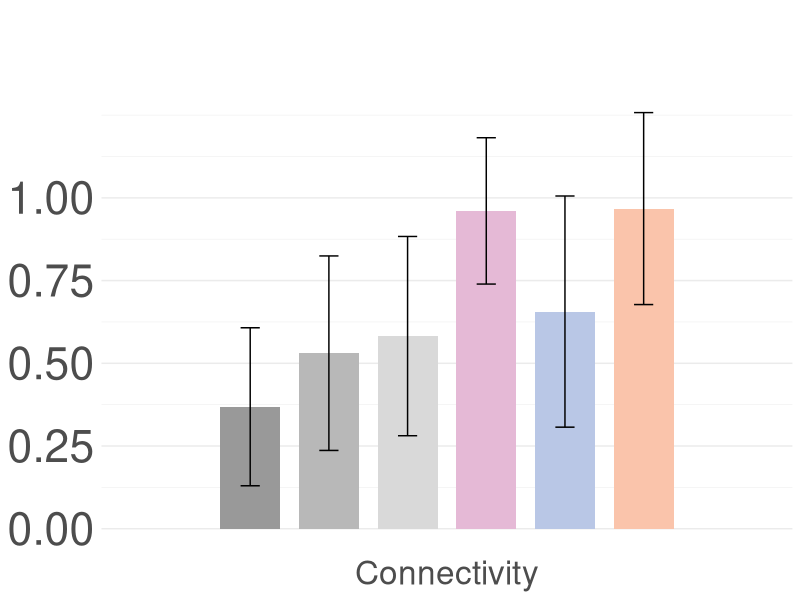

Source code (R):
## ---- chunk 1
knitr::opts_chunk$set(echo = TRUE)
## ---- chunk 2
library(dplyr)
library(tidyr)
library(ggplot2)

# read infant and null full graph stats
# Observed infant data
df_infant <- read.csv("../../data/PanelC/RGB_graphs/graphs_infant_RGB_10pct.csv", na.strings = c("", "NA"))
 # Geometric null
df_G_null <- read.csv("../../data/PanelC/RGB_graphs/graphs_null_RGB_10pct.csv", na.strings = c("", "NA"))
# Space-only null
df_S_null <- read.csv("../../data/PanelC/RGB_graphs/chunkedK1_label_shuffling_graphs_null_RGB_10pct.csv", na.strings = c("", "NA"))
# Space-Time null
df_ST_null <- read.csv("../../data/PanelC/RGB_graphs/chunkedK6_label_shuffling_graphs_null_RGB_10pct.csv", na.strings = c("", "NA"))

# read R1-R1 and O-O subgraph stats
# partition by R1 or O nodes (node-induced)
df_subgraph <- read.csv("../../data/PanelC/RGB_graphs/SUBgraphs_RGB_10pct_nodeInd_R1.csv", na.strings = c("", "NA"))
df_OO_R1O <- read.csv("../../data/PanelC/RGB_graphs/SUBgraphs_RGB_10pct_nodeInd_O.csv", na.strings = c("", "NA"))

# but that partition is not possible for R1-O, so we must partition by edges that have R1 and O as endpoints or R1 and R1 (edge-induced)
# df_subgraph <- read.csv("../../data/PanelC/RGB_graphs/SUBgraphs_RGB_10pct_edgeInd_R1R1.csv", na.strings = c("", "NA"))
# df_OO_R1O <- read.csv("../../data/PanelC/RGB_graphs/SUBgraphs_RGB_10pct_edgeInd_R1O.csv", na.strings = c("", "NA"))

df_subgraph$node_type <- "R1-R1"
df_OO_R1O$node_type <- "O-O"
## ---- chunk 3
sort_and_filter_complete <- function(...) {
  dfs <- list(...)
  dfs <- lapply(dfs, function(df) df[order(df$subj, df$category), , drop = FALSE])
  keys <- lapply(dfs, function(df) paste(df$subj, df$category, sep = "\r"))
  stopifnot(all(vapply(dfs[-1], function(df) {
    identical(keys[[1]], paste(df$subj, df$category, sep = "\r"))
  }, logical(1))))
  keep <- Reduce(`&`, lapply(dfs, complete.cases))
  lapply(dfs, function(df) df[keep, , drop = FALSE])
}

dfs_all <- sort_and_filter_complete(df_infant, df_G_null, df_S_null, df_ST_null)
df_infant <- dfs_all[[1]]
df_G_null <- dfs_all[[2]]
df_S_null <- dfs_all[[3]]
df_ST_null <- dfs_all[[4]]

dfs_subgraph <- sort_and_filter_complete(df_subgraph, df_OO_R1O)
df_subgraph <- dfs_subgraph[[1]]
df_OO_R1O <- dfs_subgraph[[2]]

df_infant$dataset <- "Infant"
df_G_null$dataset <- "G-Null"
df_S_null$dataset <- "S-Null"
df_ST_null$dataset <- "ST-Null"

df_subgraph$dataset <- "R1-R1"
df_OO_R1O$dataset <- "O-O"

df_all <- rbind(df_infant, df_G_null, df_S_null, df_ST_null)
df_all$dataset <- factor(df_all$dataset, levels = c("G-Null", "S-Null", "ST-Null", "Infant"))

df_subgraph <- rbind(df_subgraph, df_OO_R1O)
df_subgraph$dataset <- factor(df_subgraph$dataset, levels = c("R1-R1", "O-O"))
## ---- chunk 4
cols_to_remove <- c("proportion_connected_nodes")

df_all <- df_all %>% dplyr::select(-all_of(cols_to_remove))
df_subgraph <- df_subgraph %>% dplyr::select(-all_of(cols_to_remove))
## ---- chunk 5
features_to_plot <- c("overall_avg_connectivity") # options: "avg_degree" or "overall_avg_connectivity"
OUT_NAME <- ifelse("avg_degree" %in% features_to_plot, "degree", "connectivity")

name_map <- c(
  "avg_degree" = "Avg Degree",
  "overall_avg_connectivity" = "Connectivity"
)

# do infant and null full graphs
# gather features into long form
df_long_all <- df_all %>%
  pivot_longer(
    cols = -c(subj, category, dataset), # keep subj, category, dataset, melt the rest
    names_to = "feature",
    values_to = "value"
  ) %>%
  filter(feature %in% features_to_plot)

# sum/mean across subjects per dataset × category × feature
df_sum_all <- df_long_all %>%
  group_by(category, dataset, feature) %>%
  summarise(total_value = mean(value, na.rm = TRUE), .groups = "drop")

# normalize within each feature × category
df_norm_all <- df_sum_all %>%
  group_by(category, feature) %>%
  mutate(norm_value = total_value / max(total_value)) %>%
  ungroup() %>%
  mutate(feature = dplyr::recode(feature, 
  "avg_degree" = "Avg Degree",
  "overall_avg_connectivity" = "Connectivity"
))

df_sd_all <- df_long_all %>%
  group_by(subj, category, feature) %>%
  mutate(norm_value = value / max(value)) %>%
  ungroup() %>%
  group_by(dataset, feature) %>%
  summarize(sd_ = sd(norm_value)) %>%
  mutate(feature = dplyr::recode(feature, 
  "avg_degree" = "Avg Degree",
  "overall_avg_connectivity" = "Connectivity"
))

df_avg_norm_all <- df_norm_all %>%
  group_by(dataset, feature) %>%
  summarise(mean_norm_value = mean(norm_value, na.rm = TRUE), sd_norm_value = sd(norm_value, na.rm = TRUE), .groups = "drop")

df_combined_all <- merge(df_avg_norm_all, df_sd_all, by = c("dataset", "feature"))

######################################

# do r1 O subgraphs
# gather features into long form
df_long_r1 <- df_subgraph %>%
  pivot_longer(
    cols = -c(subj, category, dataset, node_type), # keep subj, category, dataset, melt the rest
    names_to = "feature",
    values_to = "value"
  ) %>%
  filter(feature %in% features_to_plot)

# sum/mean across subjects per dataset × category × feature
df_sum_r1 <- df_long_r1 %>%
  group_by(category, dataset, feature) %>%
  summarise(total_value = mean(value, na.rm = TRUE), .groups = "drop")

# normalize within each feature × category
df_norm_r1 <- df_sum_r1 %>%
  group_by(category, feature) %>%
  mutate(norm_value = total_value / max(total_value)) %>%
  ungroup() %>%
  mutate(feature = dplyr::recode(feature, 
  "avg_degree" = "Avg Degree",
  "overall_avg_connectivity" = "Connectivity"
))

df_sd_r1 <- df_long_r1 %>%
  group_by(subj, category, feature) %>%
  mutate(norm_value = value / max(value)) %>%
  ungroup() %>%
  group_by(dataset, feature) %>%
  summarize(sd_ = sd(norm_value)) %>%
  mutate(feature = dplyr::recode(feature, 
  "avg_degree" = "Avg Degree",
  "overall_avg_connectivity" = "Connectivity"
))

df_avg_norm_r1 <- df_norm_r1 %>%
  group_by(dataset, feature) %>%
  summarise(mean_norm_value = mean(norm_value, na.rm = TRUE), sd_norm_value = sd(norm_value, na.rm = TRUE), .groups = "drop")

df_combined_subgraph <- merge(df_avg_norm_r1, df_sd_r1, by = c("dataset", "feature"))
## ---- chunk 6
df_combined_all$dataset <- factor(df_combined_all$dataset, levels = c("G-Null", "S-Null", "ST-Null", "Infant"))
df_combined_subgraph$dataset <- factor(df_combined_subgraph$dataset, levels = c("O-O", "R1-R1"))

# print(df_combined_all)
# print(df_combined_subgraph)
## ---- chunk 7
df_combined_both <- rbind(df_combined_all, df_combined_subgraph)
# print(df_combined_both)
## ---- chunk 8
library(RColorBrewer)
p <- ggplot(df_combined_both, aes(x = feature, y = mean_norm_value, fill = dataset)) +
  geom_bar(stat = "identity", position = position_dodge(width = 0.82), width = 0.625, alpha = 1.) +
  geom_errorbar(
    aes(ymin = mean_norm_value - sd_, # sd_norm_value SD across cats or sd_ if corpus level
        ymax = mean_norm_value + sd_),
    width = 0.2,                           # horizontal width of error bars
    position = position_dodge(width = 0.82) # matches bar dodging
  ) +
  theme_minimal() +
  labs(y = NULL, x = NULL, fill = "Distribution") +
  scale_fill_manual(values = c(
    "Infant" = "#e5b9d6", 
    
    "G-Null" = "grey60",
    "S-Null" = "grey72",
    "ST-Null" = "grey85",
    
    "R1-R1" = "#fac4ab",
    "O-O" = "#b9c7e6"
      ) 
    ) +
  theme(
    legend.position = "none",
    axis.title.x = element_text(size = 28),
    axis.title.y = element_text(size = 28),
    axis.text.x  = element_text(size = 24),
    axis.text.y  = element_text(size = 32),
    legend.title = element_text(size = 16),
    legend.text  = element_text(size = 14),
    strip.text   = element_text(size = 16),
    panel.grid.major.x = element_blank(),
    panel.grid.minor.x = element_blank(),
    panel.grid.major.y = element_line(color = "grey92"),
    panel.grid.minor.y = element_line(color = "grey95")
) + 
  scale_y_continuous(limits = c(0, 1.5),breaks = seq(0, 1.0, 0.25) )
# ggsave(paste0(OUT_NAME, "_Fig2_final.svg"), plot = p, width = 9, height = 8, dpi=300, device = "svg")

print(p)
## ---- chunk 9
library(lmerTest)
library(emmeans)
col <- "overall_avg_connectivity" # options: "avg_degree" or "overall_avg_connectivity" or "proportion_connected_nodes" (if not removed from the df above)
df_all$dataset <- factor(df_all$dataset, levels = c("Infant", "G-Null", "S-Null", "ST-Null"))
fmla <- as.formula(paste(col, "~ dataset + category + (1|subj)"))
fit  <- lmerTest::lmer(fmla, data = df_all, na.action = na.omit)
s <- summary(fit)
## ---- chunk 10
# Get all pairwise comparisons
em_dataset <- emmeans(fit, ~ dataset)
all_comparisons <- contrast(em_dataset, method = "pairwise", adjust = "holm")
df_res <- as.data.frame(all_comparisons)
df_all$dataset <- factor(df_all$dataset, levels = c("G-Null", "S-Null", "ST-Null", "Infant"))

print(df_res)
## ---- chunk 11
